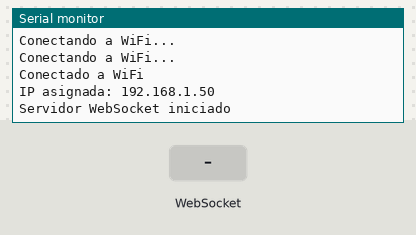
Recording of a sketch running on a simulated ESP32. Shown: the last lines printed to the serial monitor. The test bench sets the inputs (shaded band). WiFi joins after 1.5 s; servers stay silent unless stated.

Above: at 3.2 s.
3.3 s: WebSocket text "1" received
At 4.5 s:
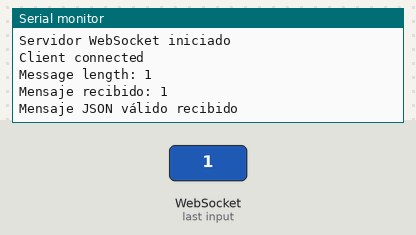
4.8 s: WebSocket text "0" received
At 5.9 s:
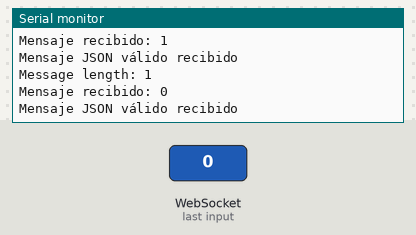
6.3 s: WebSocket text "2" received
At 7.0 s:
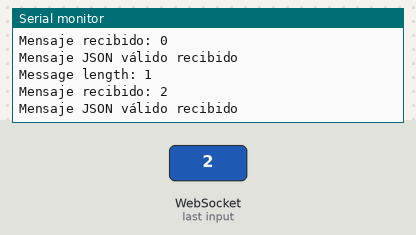

The sketch:

plantilla.ino
```cpp
//Version 2
#include <WiFi.h>
//#include <DHT.h>  //By adafruit 1.4.6 mas dependencias
#include <AsyncTCP.h>
#include <ESPAsyncWebServer.h>  //By lacemra 3.1.0 con modificaciones
#include <AsyncWebSocket.h>
#include <ArduinoJson.h>  //BenoitBlanchon
#include <time.h>
#include <ESP32Servo.h>

AsyncWebServer server(80);
AsyncWebSocket ws("/ws");

const char* ssid = "GWN571D04";
const char* password = "ESP32CUCEI$$";

// Variables para manejar el envío periódico de datos
bool heartbeatReceived = false;  // Indica si ya se ha recibido el primer heartbeat
unsigned long lastAdcSendTime = 0;  // Tiempo de la última lectura del ADC

void onWebSocketMessage(AsyncWebSocket *server, AsyncWebSocketClient *client, AwsEventType type, void *arg, uint8_t *data, size_t len) {
    if (type == WS_EVT_DATA) {
        Serial.print("Message length: ");
        Serial.println(len);  // Mostrar la longitud del mensaje

        if (len > 0) {
            // Convertir los datos recibidos en una cadena
            String message = String((char*)data);
            Serial.println("Mensaje recibido: " + message);

            // Crear un objeto DynamicJsonDocument para almacenar el JSON
            DynamicJsonDocument doc(1024);

            // Intentar deserializar el mensaje como JSON
            DeserializationError error = deserializeJson(doc, message);

            // Si el mensaje es un JSON válido
            if (!error) {
                Serial.println("Mensaje JSON válido recibido");

                // Comprobar si es un heartbeat
                const char* tipo = doc["type"];
            }
        }
    }
    else if (type == WS_EVT_CONNECT) {
        Serial.println("Client connected");
    } else if (type == WS_EVT_DISCONNECT) {
        Serial.println("Client disconnected");
    }
}

void tarea1(void *param){
  while (1) {
        // Mantén limpios los clientes inactivos del WebSocket
        ws.cleanupClients();
        vTaskDelay(10 / portTICK_PERIOD_MS);  // Pequeño retardo para no saturar el procesador


  }

}

void tarea2(void *param){
  while(1)
  {
    delay(1000);
  }
}


void setup() {
  // put your setup code here, to run once:
  Serial.begin(115200);

  // Conéctate a la red WiFi
    WiFi.begin(ssid, password);
    while (WiFi.status() != WL_CONNECTED) {
        delay(1000);
        Serial.println("Conectando a WiFi...");
    }
    Serial.println("Conectado a WiFi");

    // Imprime la IP asignada por el router
    Serial.print("IP asignada: ");
    Serial.println(WiFi.localIP());

     // Configura el WebSocket y asigna el manejador de eventos
    ws.onEvent(onWebSocketMessage);
    server.addHandler(&ws);

    // Inicia el servidor
    server.begin();
    Serial.println("Servidor WebSocket iniciado");

    xTaskCreatePinnedToCore(
        tarea1,       // Función de la tarea
        "WS ADC Task",   // Nombre de la tarea
        4096,            // Tamaño de la pila
        NULL,            // Parámetro de entrada (null en este caso)
        1,               // Prioridad
        NULL,            // Puntero a la tarea (no lo usamos)
        0);              // Ejecutar en el core 0

    // Crear la tarea para el blink en Core 1
    xTaskCreatePinnedToCore(
        tarea2,       // Función de la tarea
        "Blink Task",    // Nombre de la tarea
        2048,            // Tamaño de la pila
        NULL,            // Parámetro de entrada (null en este caso)
        1,               // Prioridad
        NULL,            // Puntero a la tarea (no lo usamos)
        1);              // Ejecutar en el core 1


}

void loop() {
  // put your main code here, to run repeatedly:

}
```

Measured:
- after the input at 3.3 s, the serial monitor: prints a new line at once (image 1)
- after the input at 4.8 s, the serial monitor: prints a new line at once (image 2)
- after the input at 6.3 s, the serial monitor: prints a new line at once (image 3)
